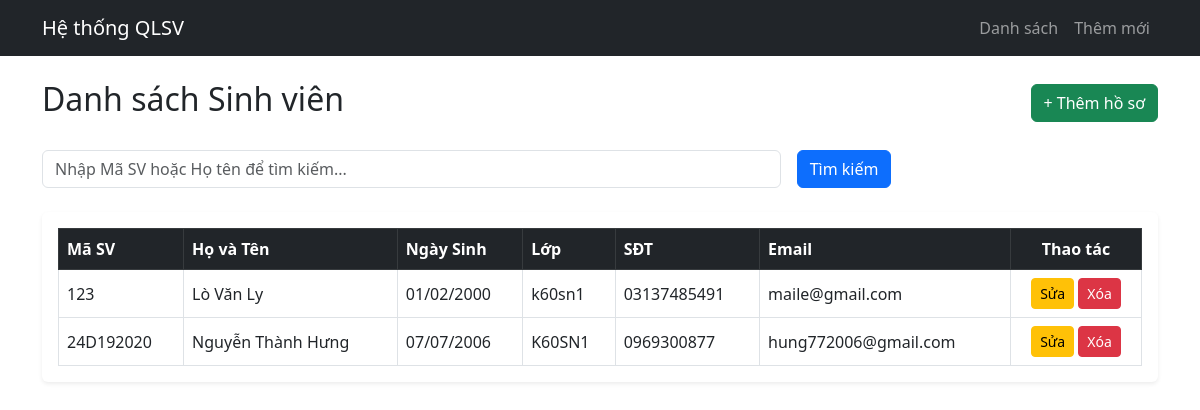
Before: / with the older database file.
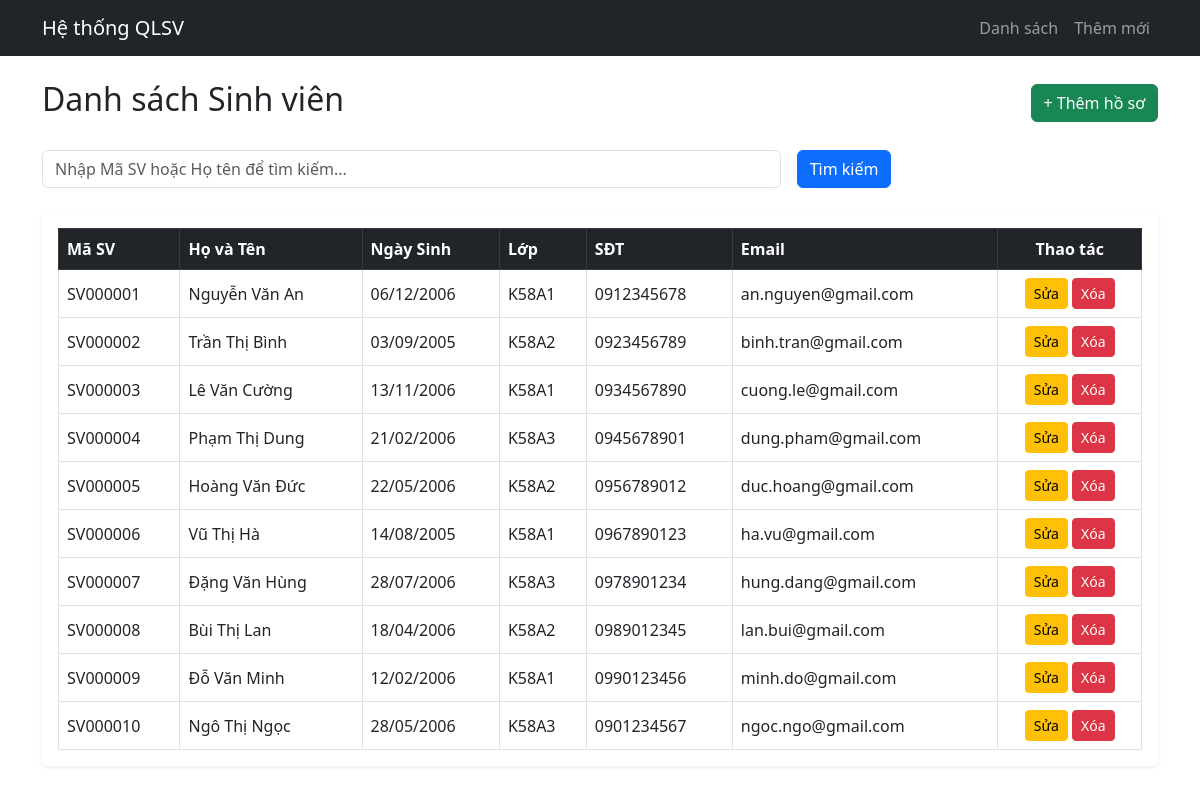
After: the same page with the newer database file.
### tables this page shows
CREATE TABLE `sinhvien` (
  `ma_sv` varchar(20) NOT NULL,
  `ho_ten` varchar(100) NOT NULL,
  `ngay_sinh` date NOT NULL,
  `so_dien_thoai` varchar(15) NOT NULL,
  `lop` varchar(50) NOT NULL,
  `email` varchar(100) NOT NULL
);

### index.php (the view, shortened to what this page needs)
<?php
require_once 'db.php';
include 'header.php';
$search = isset($_GET['search']) ? trim($_GET['search']) : '';
$query = "SELECT * FROM sinhvien";
$params = [];
$query .= " ORDER BY ma_sv ASC";
$stmt = $pdo->prepare($query);
$stmt->execute($params);
$sinh_viens = $stmt->fetchAll(PDO::FETCH_ASSOC);
?>
<div class="d-flex justify-content-between align-items-center mb-4">
    <h2>Danh sách Sinh viên</h2>
    <a href="add_student.php" class="btn btn-success">+ Thêm hồ sơ</a>
</div>
<form method="GET" action="index.php" class="row g-3 mb-4">
    <div class="col-md-8">
        <input type="text" name="search" class="form-control" placeholder="Nhập Mã SV hoặc Họ tên để tìm kiếm..." value="<?= htmlspecialchars($search) ?>">
    </div>
    <div class="col-md-4">
        <button type="submit" class="btn btn-primary">Tìm kiếm</button>
    </div>
</form>
<div class="table-responsive bg-white p-3 rounded shadow-sm">
    <table class="table table-bordered table-hover align-middle mb-0">
        <thead class="table-dark">
            <tr>
                <th>Mã SV</th>
                <th>Họ và Tên</th>
                <th>Ngày Sinh</th>
                <th>Lớp</th>
                <th>SĐT</th>
                <th>Email</th>
                <th class="text-center">Thao tác</th>
            </tr>
        </thead>
        <tbody>
            <?php if (count($sinh_viens) > 0): ?>
                <?php foreach ($sinh_viens as $sv): ?>
                    <tr>
                        <td><?= htmlspecialchars($sv['ma_sv']) ?></td>
                        <td><?= htmlspecialchars($sv['ho_ten']) ?></td>
                        <td><?= date('d/m/Y', strtotime($sv['ngay_sinh'])) ?></td>
                        <td><?= htmlspecialchars($sv['lop']) ?></td>
                        <td><?= htmlspecialchars($sv['so_dien_thoai']) ?></td>
                        <td><?= htmlspecialchars($sv['email']) ?></td>
                        <td class="text-center">
                            <a href="edit_student.php?id=<?= urlencode($sv['ma_sv']) ?>" class="btn btn-sm btn-warning">Sửa</a>
                            <button type="button" class="btn btn-sm btn-danger" onclick="confirmDelete('<?= htmlspecialchars($sv['ma_sv']) ?>')">Xóa</button>
                        </td>
                    </tr>
                <?php endforeach; ?>
            <?php else: ?>
                <tr>
                    <td colspan="7" class="text-center text-danger py-3">Không có hồ sơ nào phù hợp</td>
                </tr>
            <?php endif; ?>
        </tbody>
    </table>
</div>
<?php include 'footer.php'; ?>

### header.php (shortened to what this page needs)
<!DOCTYPE html>
<html lang="vi">
<head>
    <link href="https://cdn.jsdelivr.net/npm/bootstrap@5.3.0/dist/css/bootstrap.min.css" rel="stylesheet">
</head>
<body>
<nav class="navbar navbar-expand-lg navbar-dark bg-dark mb-4">
    <div class="container">
        <a class="navbar-brand" href="index.php">Hệ thống QLSV</a>
        <div class="collapse navbar-collapse">
            <ul class="navbar-nav ms-auto">
                <li class="nav-item"><a class="nav-link" href="index.php">Danh sách</a></li>
                <li class="nav-item"><a class="nav-link" href="add_student.php">Thêm mới</a></li>
            </ul>
        </div>
    </div>
</nav>
<div class="container">

### footer.php (shortened to what this page needs)
</div>
</body>
</html>

Changed rows visible on the page:
removed sinhvien: ma_sv "123", ho_ten "Lò Văn Ly", ngay_sinh "01/02/2000", lop "k60sn1", so_dien_thoai "03137485491", email "maile@gmail.com"
removed sinhvien: ma_sv "24D192020", ho_ten "Nguyễn Thành Hưng", ngay_sinh "07/07/2006", lop "K60SN1", so_dien_thoai "0969300877", email "hung772006@gmail.com"
added sinhvien: ma_sv "SV000001", ho_ten "Nguyễn Văn An", ngay_sinh "06/12/2006", lop "K58A1", so_dien_thoai "0912345678", email "an.nguyen@gmail.com"
added sinhvien: ma_sv "SV000002", ho_ten "Trần Thị Bình", ngay_sinh "03/09/2005", lop "K58A2", so_dien_thoai "0923456789", email "binh.tran@gmail.com"
added sinhvien: ma_sv "SV000003", ho_ten "Lê Văn Cường", ngay_sinh "13/11/2006", lop "K58A1", so_dien_thoai "0934567890", email "cuong.le@gmail.com"
added sinhvien: ma_sv "SV000004", ho_ten "Phạm Thị Dung", ngay_sinh "21/02/2006", lop "K58A3", so_dien_thoai "0945678901", email "dung.pham@gmail.com"
added sinhvien: ma_sv "SV000005", ho_ten "Hoàng Văn Đức", ngay_sinh "22/05/2006", lop "K58A2", so_dien_thoai "0956789012", email "duc.hoang@gmail.com"
added sinhvien: ma_sv "SV000006", ho_ten "Vũ Thị Hà", ngay_sinh "14/08/2005", lop "K58A1", so_dien_thoai "0967890123", email "ha.vu@gmail.com"
added sinhvien: ma_sv "SV000007", ho_ten "Đặng Văn Hùng", ngay_sinh "28/07/2006", lop "K58A3", so_dien_thoai "0978901234", email "hung.dang@gmail.com"
added sinhvien: ma_sv "SV000008", ho_ten "Bùi Thị Lan", ngay_sinh "18/04/2006", lop "K58A2", so_dien_thoai "0989012345", email "lan.bui@gmail.com"
added sinhvien: ma_sv "SV000009", ho_ten "Đỗ Văn Minh", ngay_sinh "12/02/2006", lop "K58A1", so_dien_thoai "0990123456", email "minh.do@gmail.com"
added sinhvien: ma_sv "SV000010", ho_ten "Ngô Thị Ngọc", ngay_sinh "28/05/2006", lop "K58A3", so_dien_thoai "0901234567", email "ngoc.ngo@gmail.com"
